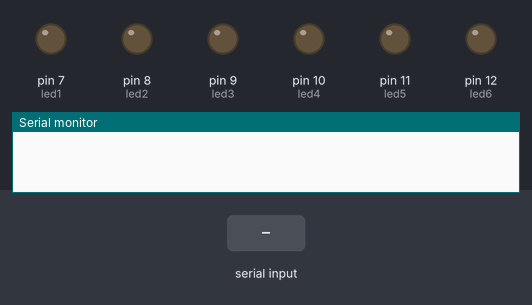
Simulated run of this sketch. Board: Arduino Uno, built with avr-gcc and run on an emulated ATmega328P. On the bench: output pins drawn as LEDs (lit = HIGH), the last lines printed to the serial monitor. Inputs (shaded band) come from the test bench.

Above: at 1.2 s.
1.3 s: "n" received over Serial
At 1.9 s:
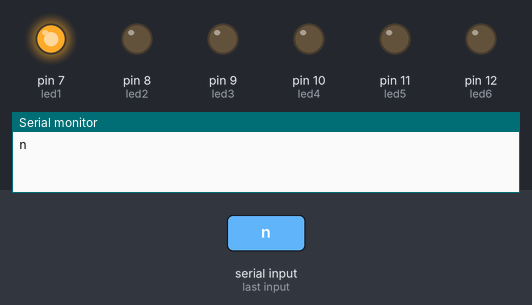
2.9 s: byte 119 ('w') received over Serial
At 4.2 s:
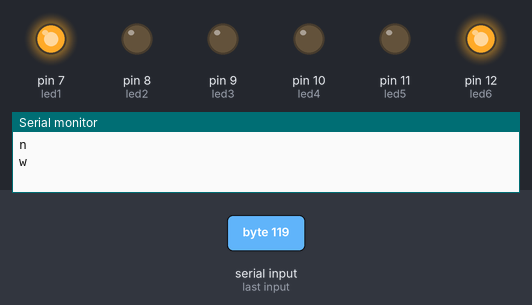
4.5 s: "f" received over Serial
At 5.5 s:
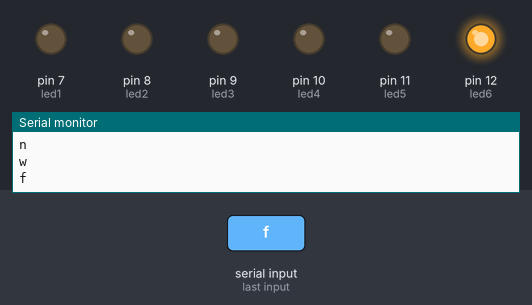
6.0 s: "r" received over Serial
At 6.7 s:
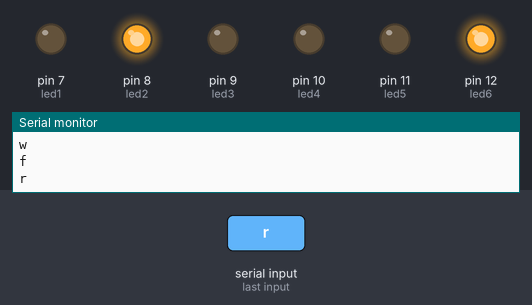
7.5 s: byte 120 ('x') received over Serial
At 7.8 s:
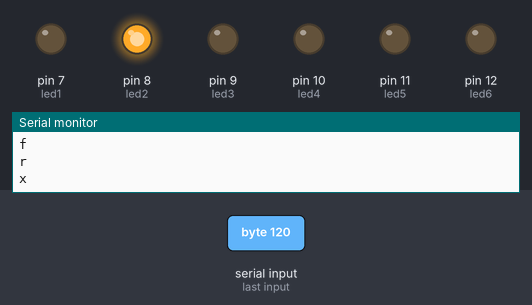
9.0 s: "i" received over Serial
At 10.2 s:
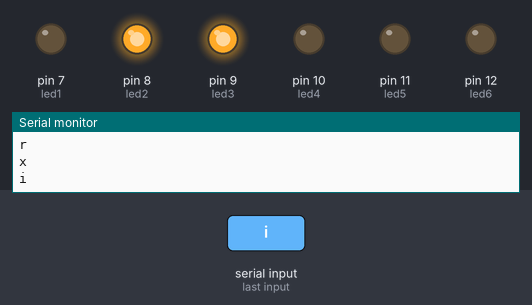
Timing chart, 0 to 11.5 s (numbered marks = the images above; inputs shaded):
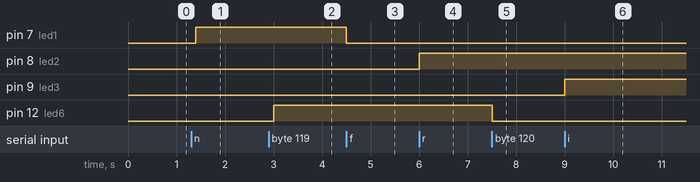

Measured:
- after the input at 1.3 s, pin 7 (led1): LOW → HIGH after 0.10 s
- after the input at 2.9 s, pin 12 (led6): LOW → HIGH after 0.10 s
- after the input at 4.5 s, pin 7 (led1): HIGH → LOW at once
- after the input at 6.0 s, pin 8 (led2): LOW → HIGH at once
- after the input at 7.5 s, pin 12 (led6): HIGH → LOW at once
- after the input at 9.0 s, pin 9 (led3): LOW → HIGH at once

The sketch:

test2.ino
```cpp
#define led1 7
#define led2 8
#define led3 9
#define led4 10
#define led5 11
#define led6 12
char c;
void setup(){
  Serial.begin(9600);
  pinMode(led1,OUTPUT);
  pinMode(led2,OUTPUT);
  pinMode(led3,OUTPUT);
  pinMode(led4,OUTPUT);
  pinMode(led5,OUTPUT);
  pinMode(led6,OUTPUT);
  }

void loop(){
  if(Serial.available() > 0){
    c = Serial.read();
    Serial.println(c);
    }
  else{
    delay(100);
    }
    //1
    if (c=='n'){
      digitalWrite(led1,HIGH);
      }
     if (c=='f'){
      digitalWrite(led1,LOW);
      c='\0';
      }
     //2
     if (c=='r'){
      digitalWrite(led2,HIGH);
      }
     if (c=='e'){
      digitalWrite(led2,LOW);
      c='\0';
      }
     //3
     if (c=='i'){
      digitalWrite(led3,HIGH);
      }
     if (c=='m'){
      digitalWrite(led3,LOW);
      c='\0';
      }
     //4
     if (c=='t'){
      digitalWrite(led4,HIGH);
      }
     if (c=='b'){
      digitalWrite(led4,LOW);
      c='\0';
      }
     //5
     if (c=='o'){
      digitalWrite(led5,HIGH);
      }
     if (c=='c'){
      digitalWrite(led5,LOW);
      c='\0';
      }
     //6
     if (c=='w'){
      digitalWrite(led6,HIGH);
      }
     if (c=='x'){
      digitalWrite(led6,LOW);
      c='\0';
      }
  }
```
